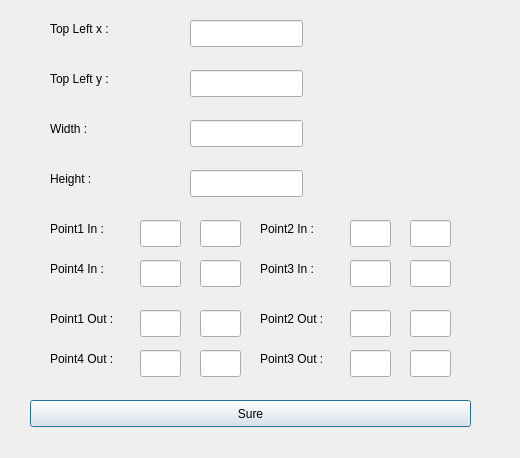
<?xml version="1.0" encoding="UTF-8"?>
<ui version="4.0">
 <class>Dialog_5</class>
 <widget class="QDialog" name="Dialog_5">
  <property name="geometry">
   <rect>
    <x>0</x>
    <y>0</y>
    <width>520</width>
    <height>458</height>
   </rect>
  </property>
  <property name="windowTitle">
   <string>Dialog</string>
  </property>
  <widget class="QLabel" name="label">
   <property name="geometry">
    <rect>
     <x>50</x>
     <y>20</y>
     <width>81</width>
     <height>17</height>
    </rect>
   </property>
   <property name="text">
    <string>Top Left x :</string>
   </property>
  </widget>
  <widget class="QLabel" name="label_2">
   <property name="geometry">
    <rect>
     <x>50</x>
     <y>70</y>
     <width>81</width>
     <height>17</height>
    </rect>
   </property>
   <property name="text">
    <string>Top Left y :</string>
   </property>
  </widget>
  <widget class="QLabel" name="label_3">
   <property name="geometry">
    <rect>
     <x>50</x>
     <y>120</y>
     <width>67</width>
     <height>17</height>
    </rect>
   </property>
   <property name="text">
    <string>Width :</string>
   </property>
  </widget>
  <widget class="QLabel" name="label_4">
   <property name="geometry">
    <rect>
     <x>50</x>
     <y>170</y>
     <width>67</width>
     <height>17</height>
    </rect>
   </property>
   <property name="text">
    <string>Height :</string>
   </property>
  </widget>
  <widget class="QLabel" name="label_5">
   <property name="geometry">
    <rect>
     <x>50</x>
     <y>220</y>
     <width>67</width>
     <height>17</height>
    </rect>
   </property>
   <property name="text">
    <string>Point1 In :</string>
   </property>
  </widget>
  <widget class="QLabel" name="label_6">
   <property name="geometry">
    <rect>
     <x>260</x>
     <y>220</y>
     <width>67</width>
     <height>17</height>
    </rect>
   </property>
   <property name="text">
    <string>Point2 In :</string>
   </property>
  </widget>
  <widget class="QLabel" name="label_7">
   <property name="geometry">
    <rect>
     <x>260</x>
     <y>260</y>
     <width>67</width>
     <height>17</height>
    </rect>
   </property>
   <property name="text">
    <string>Point3 In :</string>
   </property>
  </widget>
  <widget class="QLabel" name="label_8">
   <property name="geometry">
    <rect>
     <x>50</x>
     <y>260</y>
     <width>67</width>
     <height>17</height>
    </rect>
   </property>
   <property name="text">
    <string>Point4 In :</string>
   </property>
  </widget>
  <widget class="QPushButton" name="pushButton">
   <property name="geometry">
    <rect>
     <x>30</x>
     <y>400</y>
     <width>441</width>
     <height>27</height>
    </rect>
   </property>
   <property name="text">
    <string>Sure</string>
   </property>
  </widget>
  <widget class="QLineEdit" name="lineEdit">
   <property name="geometry">
    <rect>
     <x>190</x>
     <y>20</y>
     <width>113</width>
     <height>27</height>
    </rect>
   </property>
  </widget>
  <widget class="QLineEdit" name="lineEdit_2">
   <property name="geometry">
    <rect>
     <x>190</x>
     <y>70</y>
     <width>113</width>
     <height>27</height>
    </rect>
   </property>
  </widget>
  <widget class="QLineEdit" name="lineEdit_3">
   <property name="geometry">
    <rect>
     <x>190</x>
     <y>120</y>
     <width>113</width>
     <height>27</height>
    </rect>
   </property>
  </widget>
  <widget class="QLineEdit" name="lineEdit_4">
   <property name="geometry">
    <rect>
     <x>190</x>
     <y>170</y>
     <width>113</width>
     <height>27</height>
    </rect>
   </property>
  </widget>
  <widget class="QLineEdit" name="lineEdit_5">
   <property name="geometry">
    <rect>
     <x>140</x>
     <y>220</y>
     <width>41</width>
     <height>27</height>
    </rect>
   </property>
  </widget>
  <widget class="QLineEdit" name="lineEdit_6">
   <property name="geometry">
    <rect>
     <x>350</x>
     <y>220</y>
     <width>41</width>
     <height>27</height>
    </rect>
   </property>
  </widget>
  <widget class="QLineEdit" name="lineEdit_7">
   <property name="geometry">
    <rect>
     <x>350</x>
     <y>260</y>
     <width>41</width>
     <height>27</height>
    </rect>
   </property>
  </widget>
  <widget class="QLineEdit" name="lineEdit_8">
   <property name="geometry">
    <rect>
     <x>140</x>
     <y>260</y>
     <width>41</width>
     <height>27</height>
    </rect>
   </property>
  </widget>
  <widget class="QLineEdit" name="lineEdit_9">
   <property name="geometry">
    <rect>
     <x>140</x>
     <y>310</y>
     <width>41</width>
     <height>27</height>
    </rect>
   </property>
  </widget>
  <widget class="QLineEdit" name="lineEdit_10">
   <property name="geometry">
    <rect>
     <x>350</x>
     <y>310</y>
     <width>41</width>
     <height>27</height>
    </rect>
   </property>
  </widget>
  <widget class="QLabel" name="label_9">
   <property name="geometry">
    <rect>
     <x>50</x>
     <y>310</y>
     <width>81</width>
     <height>17</height>
    </rect>
   </property>
   <property name="text">
    <string>Point1 Out :</string>
   </property>
  </widget>
  <widget class="QLabel" name="label_10">
   <property name="geometry">
    <rect>
     <x>260</x>
     <y>310</y>
     <width>81</width>
     <height>17</height>
    </rect>
   </property>
   <property name="text">
    <string>Point2 Out :</string>
   </property>
  </widget>
  <widget class="QLabel" name="label_11">
   <property name="geometry">
    <rect>
     <x>260</x>
     <y>350</y>
     <width>81</width>
     <height>17</height>
    </rect>
   </property>
   <property name="text">
    <string>Point3 Out :</string>
   </property>
  </widget>
  <widget class="QLabel" name="label_12">
   <property name="geometry">
    <rect>
     <x>50</x>
     <y>350</y>
     <width>81</width>
     <height>17</height>
    </rect>
   </property>
   <property name="text">
    <string>Point4 Out :</string>
   </property>
  </widget>
  <widget class="QLineEdit" name="lineEdit_11">
   <property name="geometry">
    <rect>
     <x>350</x>
     <y>350</y>
     <width>41</width>
     <height>27</height>
    </rect>
   </property>
  </widget>
  <widget class="QLineEdit" name="lineEdit_12">
   <property name="geometry">
    <rect>
     <x>140</x>
     <y>350</y>
     <width>41</width>
     <height>27</height>
    </rect>
   </property>
  </widget>
  <widget class="QLineEdit" name="lineEdit_13">
   <property name="geometry">
    <rect>
     <x>200</x>
     <y>220</y>
     <width>41</width>
     <height>27</height>
    </rect>
   </property>
  </widget>
  <widget class="QLineEdit" name="lineEdit_14">
   <property name="geometry">
    <rect>
     <x>410</x>
     <y>220</y>
     <width>41</width>
     <height>27</height>
    </rect>
   </property>
  </widget>
  <widget class="QLineEdit" name="lineEdit_15">
   <property name="geometry">
    <rect>
     <x>410</x>
     <y>260</y>
     <width>41</width>
     <height>27</height>
    </rect>
   </property>
  </widget>
  <widget class="QLineEdit" name="lineEdit_16">
   <property name="geometry">
    <rect>
     <x>200</x>
     <y>260</y>
     <width>41</width>
     <height>27</height>
    </rect>
   </property>
  </widget>
  <widget class="QLineEdit" name="lineEdit_17">
   <property name="geometry">
    <rect>
     <x>200</x>
     <y>310</y>
     <width>41</width>
     <height>27</height>
    </rect>
   </property>
  </widget>
  <widget class="QLineEdit" name="lineEdit_18">
   <property name="geometry">
    <rect>
     <x>410</x>
     <y>310</y>
     <width>41</width>
     <height>27</height>
    </rect>
   </property>
  </widget>
  <widget class="QLineEdit" name="lineEdit_19">
   <property name="geometry">
    <rect>
     <x>410</x>
     <y>350</y>
     <width>41</width>
     <height>27</height>
    </rect>
   </property>
  </widget>
  <widget class="QLineEdit" name="lineEdit_20">
   <property name="geometry">
    <rect>
     <x>200</x>
     <y>350</y>
     <width>41</width>
     <height>27</height>
    </rect>
   </property>
  </widget>
 </widget>
 <resources/>
 <connections/>
</ui>
